Frame 1 (no input): blank canvas, image omitted
Frame 60 (the mouse pressed at the canvas centre just before this capture): blank canvas, image omitted
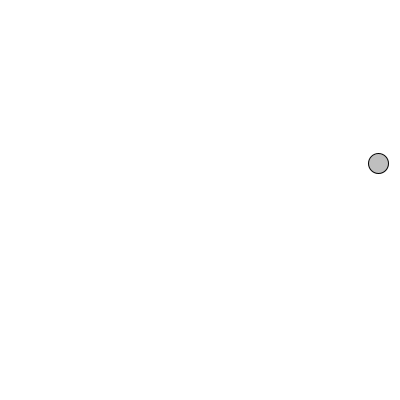
Frame 120 (the mouse held since frame 60 and released just before this capture)

The Processing sketch whose frames 1 and 60 were blank and that drew this single picture after the mouse press (run headless with seeded random() and noise(); from frame 60 on, the mouse is pressed at the canvas centre):

// Processing sketch: processing_44137
// ── processing_44137.pde

Circle[] circles;
int numCircles = 0;

void setup()
{
  size(400,400);
  background(255);
  circles = new Circle[100];
}

void mousePressed()
{
  circles[numCircles] = new Circle();
  numCircles++;
}

void draw()
{
  background(255);
  for(int i = 0; i<numCircles; i++)
  {
    
    circles[i].direction();
    circles[i].display();
  }

}

class Circle
{
  float x = random(width);
  float y = random(height);
  int speedx = int(random(1,3));
  int speedy = int(random(1,3));
  

  void direction()
  {
  if ((x>width) || x<0)
    {
      speedx=speedx*-1;
    }
  if(y<0 || (y>height))
    {
      speedy=speedy*-1;
    }
    y = y +speedy;
    x = x +speedx;
  }
  
  void display()
  { 
    fill(120,120);
    ellipse(x,y,20,20);
  }
}
